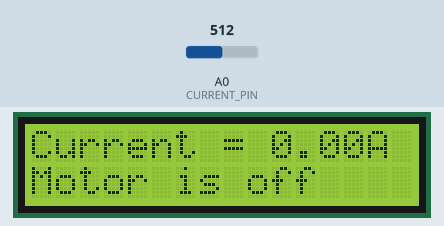
A sketch run on a simulated Arduino Uno, built with avr-gcc and run on an emulated ATmega328P. Shown: 16×2 character LCD. Inputs (shaded band) come from the test bench; at power-on: A0 (CURRENT_PIN) = 512. What the sketch prints to the serial monitor is not drawn.

Above: at 2.2 s.
2.3 s: A0 (CURRENT_PIN) set to 716
At 3.1 s:
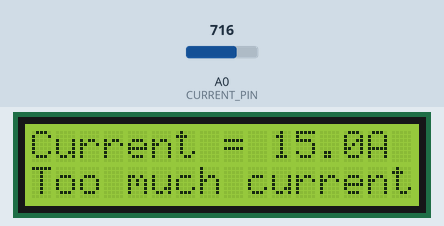
3.8 s: A0 (CURRENT_PIN) set to 0
At 4.1 s:
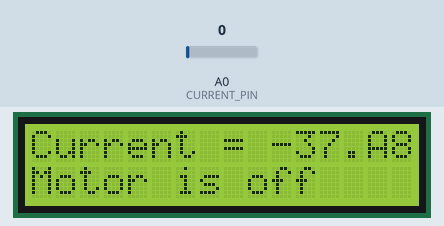
6.8 s: A0 (CURRENT_PIN) set to 20
At 7.7 s:
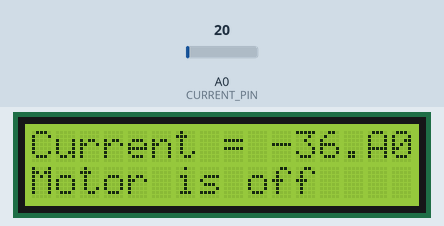
8.3 s: A0 (CURRENT_PIN) set to 0
At 8.7 s:
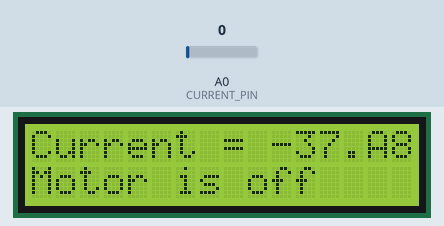
17.3 s: A0 (CURRENT_PIN) set to 8
20.3 s: A0 (CURRENT_PIN) set to 11
Timing chart, 0 to 23.3 s (numbered marks = the images above; inputs shaded):
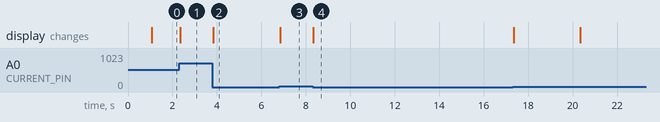

Measured:
- after the input at 2.3 s, the display: changes after 0.05 s (image 1)
- after the input at 3.8 s, the display: changes at once (image 2)
- after the input at 6.8 s, the display: changes after 0.05 s (image 3)
- after the input at 8.3 s, the display: changes at once (image 4)

The sketch:

Motor_Fault_Detection.ino
```cpp
#include <LiquidCrystal.h>
#define CURRENT_PIN A0
#define MIN_CURRENT 1
#define MAX_CURRENT 10

LiquidCrystal lcd(7, 6, 5, 4, 3, 2);

int sensitivity = 66;
int adcValue= 0;
int offsetVoltage = 2500;
double adcVoltage = 0;
double currentValue = 0;

void setup()
{
  Serial.begin(9600);
  lcd.begin(16, 2);
  lcd.setCursor(0, 0);
  lcd.print(" Motor Fault ");
  lcd.setCursor(0, 1);
  lcd.print("   Detector ");
  delay(1000);
}

void loop(){
  // Measure Current
  adcValue = analogRead(CURRENT_PIN);
  adcVoltage = (adcValue / 1024.0) * 5000;
  currentValue = ((adcVoltage - offsetVoltage) / sensitivity);

  Serial.print("Raw Sensor Value = " );
  Serial.print(adcValue);
  Serial.println("Current = ");
  Serial.print(currentValue, 3);
  lcd.clear();

  //LCD Display
  lcd.setCursor(0, 0);
  lcd.print("Current =       ");
  lcd.setCursor(10, 0);
  lcd.print(currentValue, 2);
  lcd.setCursor(14, 0);
  lcd.print("A");

  // Detect fault
  if (currentValue > MIN_CURRENT && currentValue < MAX_CURRENT){
    lcd.setCursor(0, 1);
    lcd.print("Motor works");
  }else if (currentValue < MIN_CURRENT){
    lcd.setCursor(0, 1);
    lcd.print("Motor is off");
  }else if (currentValue > MAX_CURRENT){
    lcd.setCursor(0, 1);
    lcd.print("Too much current");
  }
}
```
